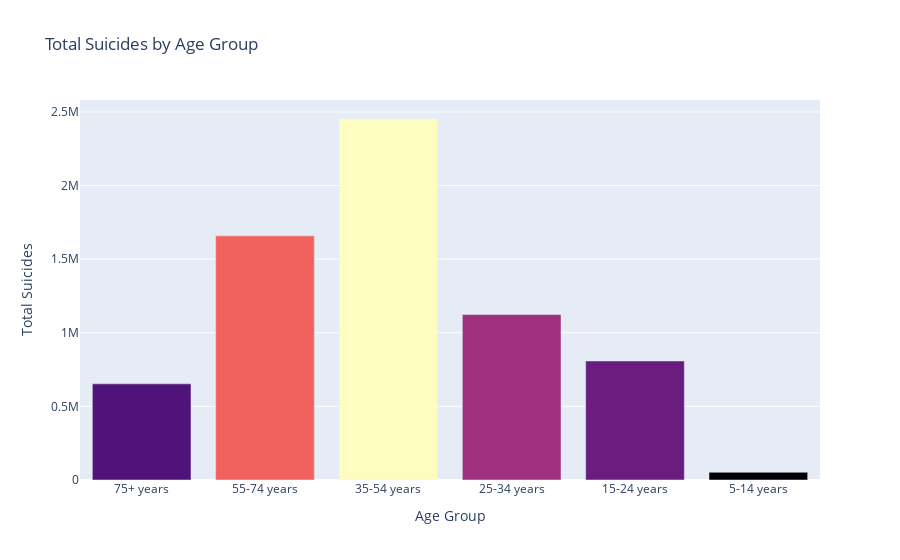

Notebook code cell kept with this figure:
### Markdown cell above
### <a id='5.2'>5.2 Suicides by Age Group </a>

### Code cell
suicides_by_age = []
age_order = ['75+ years', '55-74 years', '35-54 years', '25-34 years', '15-24 years', '5-14 years']

for age_group in age_order:
    suicides_by_age.append(sum(df[df['age'] == age_group]['suicides']))

fig = px.bar(
    x=age_order,
    y=suicides_by_age,
    color=suicides_by_age,  
    color_continuous_scale='magma',
    labels={'x': 'Age Group', 'y': 'Total Suicides'},
    title='Total Suicides by Age Group',
)

# customize the appearance
fig.update_layout(
    coloraxis_colorbar=dict(title='Total Suicides'),
    coloraxis_showscale=False,  
)


fig.show()

### Figure 1 — Plotly figure (JSON) as saved in the notebook; plotly's stock layout.template omitted (floating-point values rounded to 4 significant figures)
{"data": [{"alignmentgroup": "True", "hovertemplate": "Age Group=%{x}<br>Total Suicides=%{y}<br>color=%{marker.color}<extra></extra>", "legendgroup": "", "marker": {"color": [653118, 1658443, 2452141, 1123912, 808542, 52264], "coloraxis": "coloraxis", "pattern": {"shape": ""}}, "name": "", "offsetgroup": "", "orientation": "v", "showlegend": false, "textposition": "auto", "type": "bar", "x": ["75+ years", "55-74 years", "35-54 years", "25-34 years", "15-24 years", "5-14 years"], "xaxis": "x", "y": [653118, 1658443, 2452141, 1123912, 808542, 52264], "yaxis": "y"}], "layout": {"barmode": "relative", "coloraxis": {"colorbar": {"title": {"text": "Total Suicides"}}, "colorscale": [[0, "#000004"], [0.1111, "#180f3d"], [0.2222, "#440f76"], [0.3333, "#721f81"], [0.4444, "#9e2f7f"], [0.5556, "#cd4071"], [0.6667, "#f1605d"], [0.7778, "#fd9668"], [0.8889, "#feca8d"], [1, "#fcfdbf"]], "showscale": false}, "legend": {"tracegroupgap": 0}, "title": {"text": "Total Suicides by Age Group"}, "xaxis": {"anchor": "y", "domain": [0, 1], "title": {"text": "Age Group"}}, "yaxis": {"anchor": "x", "domain": [0, 1], "title": {"text": "Total Suicides"}}}}
